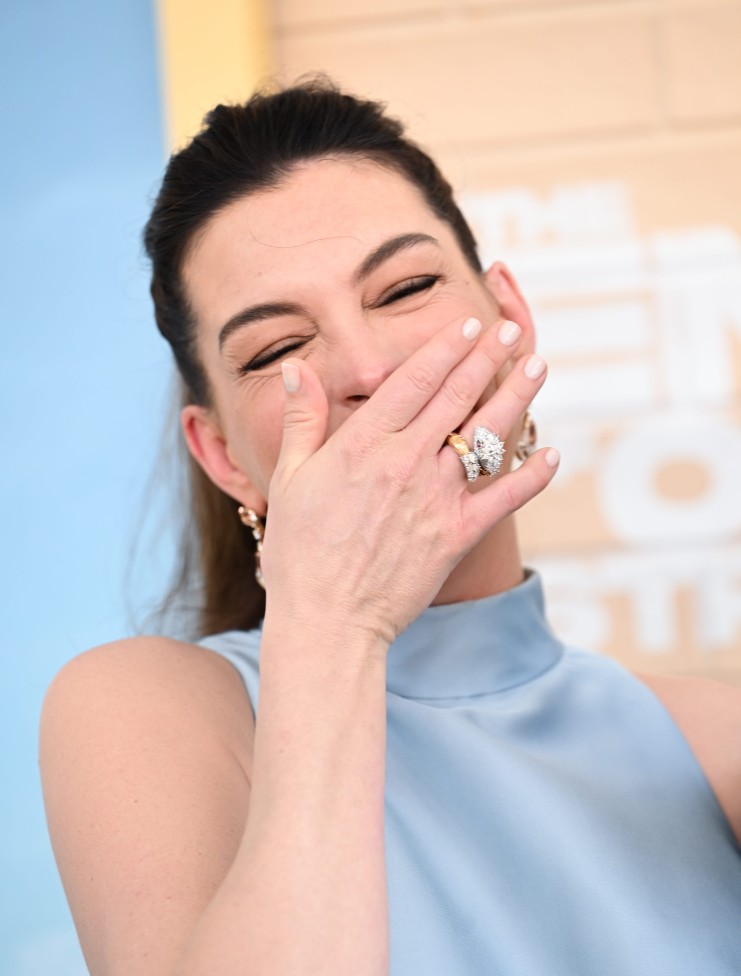
#> input picture hermes/_tmp/bazaar2.jpg, 5181 x 6828 px (shown at 1/7 size)
$ python crop-hero.py _tmp/bazaar1.jpg _tmp/bazaar2.jpg _tmp/bazaar2.jpg
#> lines starting #> are read from the running program, lines starting #| are printed output that depends on the picture
#!/usr/bin/env python3
"""2:3 editorial crop: face + the outfit/product the post is about."""
import sys
from PIL import Image, ImageOps, ImageEnhance, ImageFilter

if len(sys.argv) < 3:
    sys.exit("usage: crop-hero.py out.jpg src.jpg [face|center]")

out, src = sys.argv[1], sys.argv[2]
mode = (sys.argv[3] if len(sys.argv) > 3 else "face").strip().lower()
# face: keep head; center: manicure / product — hands stay in frame
centering = (0.5, 0.5) if mode == "center" else (0.5, 0.22)
im = Image.open(src).convert("RGB")
#> im is the input picture: PIL image 5181x6828 RGB; mean R, G, B 203.2, 190.1, 188.4
im = ImageOps.fit(im, (1080, 1620), Image.Resampling.LANCZOS, centering=centering)
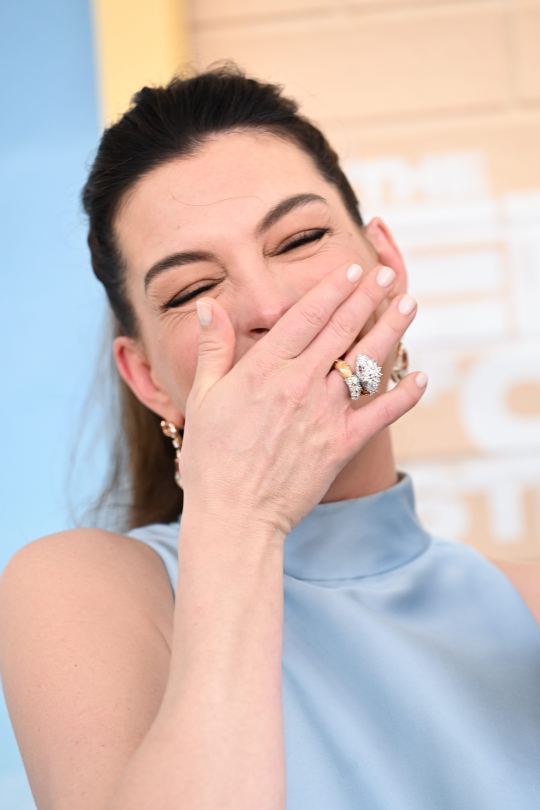
#> im: PIL image 1080x1620 RGB (shown at 1/2 size); mean R, G, B 204.5, 187.7, 184.1
im = ImageEnhance.Contrast(im).enhance(1.04)
im = ImageEnhance.Color(im).enhance(1.03)
im = im.filter(ImageFilter.UnsharpMask(radius=1.2, percent=80, threshold=3))
im.save(out, "JPEG", quality=94, optimize=True)
print(out)

$ run again, on hermes/_tmp/cosmo1.jpg
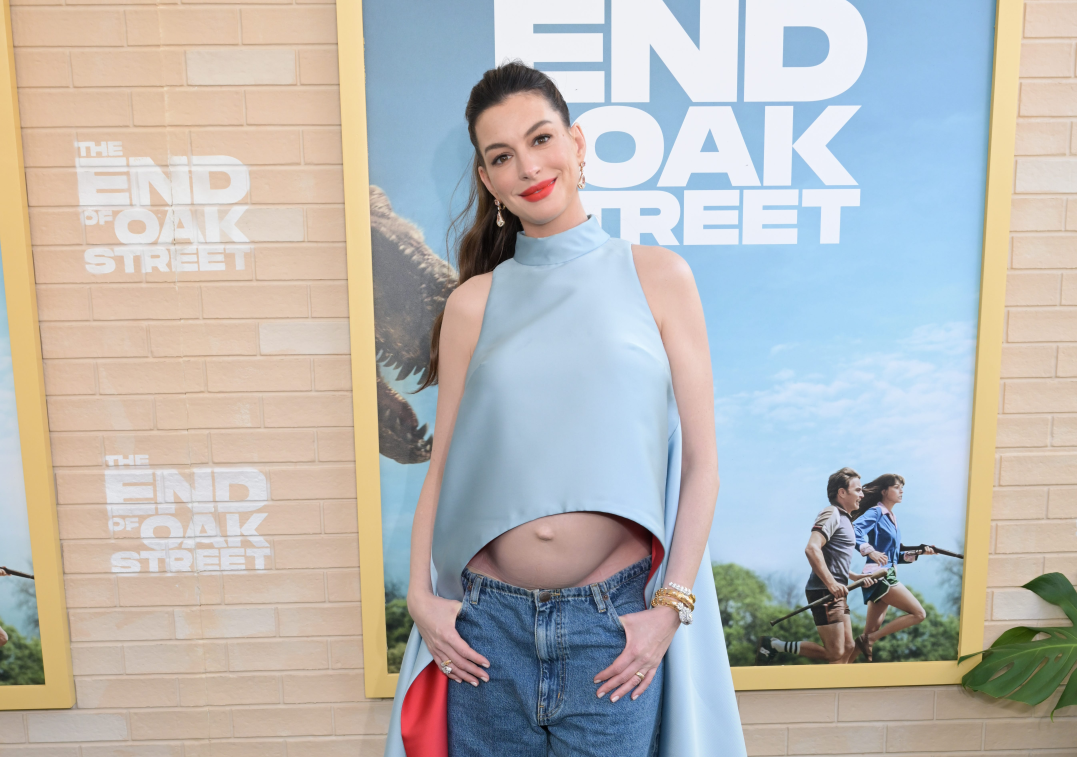
#> input picture hermes/_tmp/cosmo1.jpg, 5385 x 3785 px (shown at 1/5 size)
#> im is the input picture: PIL image 5385x3785 RGB; mean R, G, B 185.5, 183.9, 180.9
#> `im = ImageOps.fit(im, (1080, 1620), Image.Resampling.LANCZOS, centerin..`:
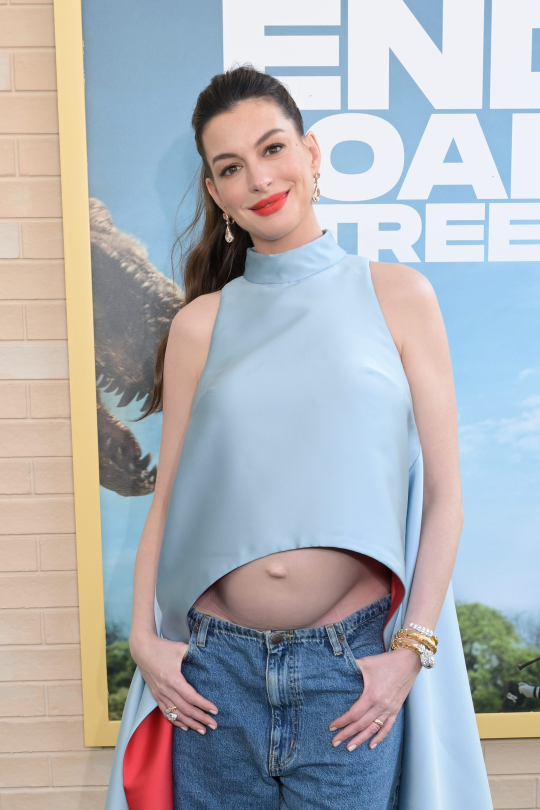
#> im: PIL image 1080x1620 RGB (shown at 1/2 size); mean R, G, B 173.2, 176.1, 181

$ run again, on hermes/_tmp/cosmo3.jpg
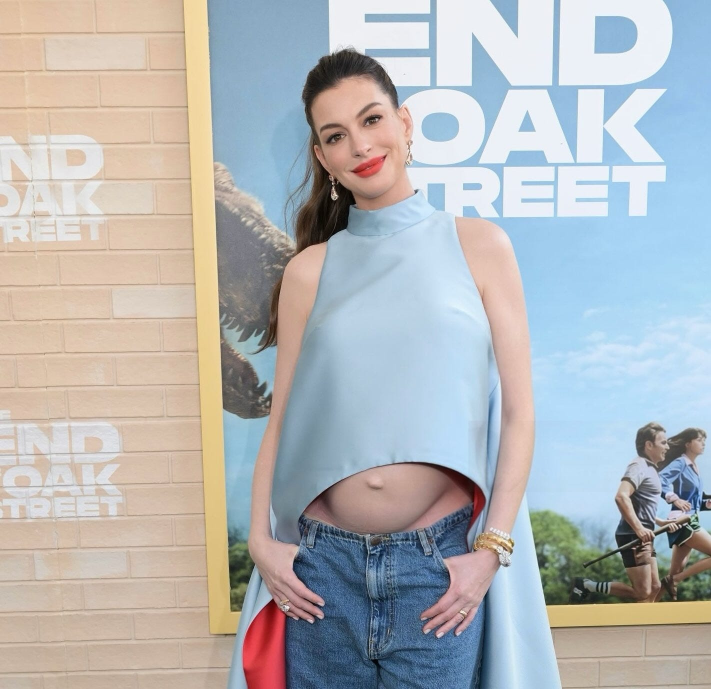
#> input picture hermes/_tmp/cosmo3.jpg, 1422 x 1377 px (shown at 1/2 size)
#> im is the input picture: PIL image 1422x1377 RGB; mean R, G, B 180, 181.9, 183.2
#> `im = ImageOps.fit(im, (1080, 1620), Image.Resampling.LANCZOS, centerin..`:
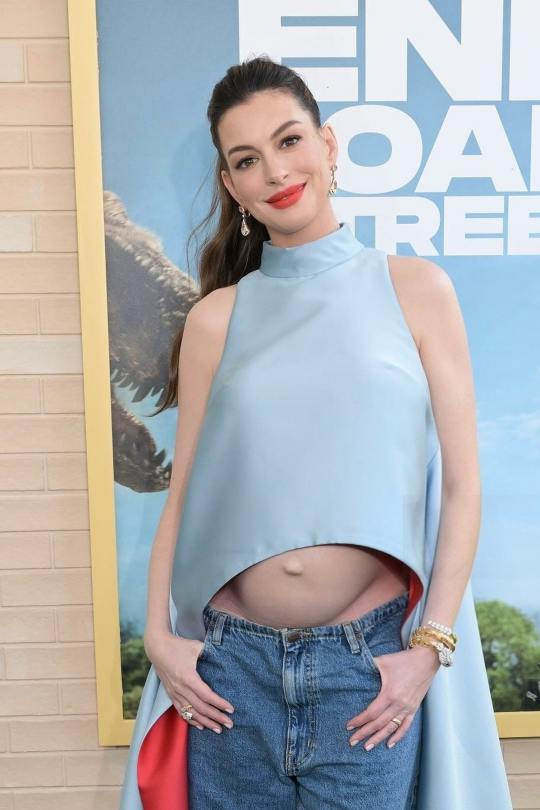
#> im: PIL image 1080x1620 RGB (shown at 1/2 size); mean R, G, B 172.4, 174.8, 177.7
